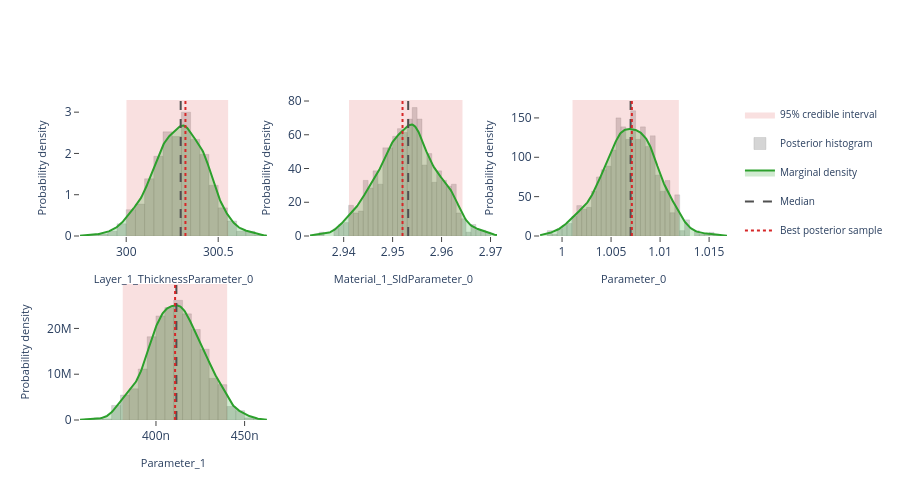

Here is the notebook cell this chart was saved with:
### Markdown cell above
## Interactive posterior plots

The next three cells render the same Plotly figures that are shown on the
Bayesian Posterior tab of the EasyReflectometryApp:

* **Marginals** — per-parameter distribution: histogram + smooth KDE marginal,
  shaded 95% credible interval, and median / best-sample lines
  (`plot_distribution` or `posterior.distribution()`)
* **Corner plot** — pairwise marginals + 2-D contours + scatter (`plot_corner`)
* **Traces** — per-chain trace + marginal histogram (`plot_trace`)

The standalone helpers are called with ``return_figure=True`` so they return a
Plotly ``Figure`` that we render in the notebook with ``fig.show()``; the
``PosteriorResults`` methods return the figure directly.

### Code cell
# ---- Marginal posterior distributions ---------------------------------------
# One panel per free parameter, each overlaying the posterior histogram, a
# smooth Gaussian-KDE marginal, the shaded 95% credible interval, and the
# median / best-sample reference lines.  Mirrors the "Marginals" sub-tab in
# the EasyReflectometryApp.

# The PosteriorResults method passes ``logp`` through automatically so the
# best posterior sample (MAP) line is drawn:
fig = posterior.distribution()
fig.show()

# Standalone equivalent (pass ``logp`` to get the best-sample line):
# fig = plot_distribution(
#     posterior.draws,
#     posterior.param_names,
#     logp=posterior.logp,
#     return_figure=True,
# )
# fig.show()

### Figure 1 — Plotly figure (JSON) as saved in the notebook; plotly's stock layout.template omitted (floating-point values rounded to 4 significant figures; data arrays with more than 128 entries replaced by an {"elided": "..."} marker saying what was removed)
{"data": [{"fill": "toself", "fillcolor": "rgba(214, 39, 40, 0.14)", "hoverinfo": "skip", "legendgroup": "95% credible interval", "line": {"color": "rgba(214, 39, 40, 0.14)", "width": 0}, "mode": "lines", "name": "95% credible interval", "showlegend": true, "type": "scatter", "x": [300.0, 300.6, 300.6, 300.0, 300.0], "xaxis": "x", "y": [0.0, 0.0, 3.295, 3.295, 0.0], "yaxis": "y"}, {"histnorm": "probability density", "hovertemplate": "sample=%{x:.4f}<br>density: %{y:.2f}<extra></extra>", "legendgroup": "histogram", "marker": {"color": "rgba(120, 120, 120, 0.38)", "line": {"color": "rgba(120, 120, 120, 0.24)", "width": 1}}, "name": "Posterior histogram", "nbinsx": 40, "opacity": 0.82, "showlegend": true, "type": "histogram", "x": {"elided": "880 float values"}, "xaxis": "x", "yaxis": "y"}, {"fill": "tozeroy", "fillcolor": "rgba(44, 160, 44, 0.22)", "hovertemplate": "Layer_1_ThicknessParameter_0: %{x:.4f}<br>density: %{y:.4f}<extra></extra>", "legendgroup": "marginal", "line": {"color": "rgb(44, 160, 44)", "width": 2}, "mode": "lines", "name": "Marginal density", "showlegend": true, "type": "scatter", "x": {"elided": "256 float values"}, "xaxis": "x", "y": {"elided": "256 float values"}, "yaxis": "y"}, {"hovertemplate": "Median: %{x:.4f}<extra></extra>", "legendgroup": "Median", "line": {"color": "rgb(80, 80, 80)", "dash": "dash", "width": 2}, "mode": "lines", "name": "Median", "showlegend": true, "type": "scatter", "x": [300.3, 300.3], "xaxis": "x", "y": [0.0, 3.295], "yaxis": "y"}, {"hovertemplate": "Best posterior sample: %{x:.4f}<extra></extra>", "legendgroup": "Best posterior sample", "line": {"color": "rgb(214, 39, 40)", "dash": "dot", "width": 2}, "mode": "lines", "name": "Best posterior sample", "showlegend": true, "type": "scatter", "x": [300.3, 300.3], "xaxis": "x", "y": [0.0, 3.295], "yaxis": "y"}, {"fill": "toself", "fillcolor": "rgba(214, 39, 40, 0.14)", "hoverinfo": "skip", "legendgroup": "95% credible interval", "line": {"color": "rgba(214, 39, 40, 0.14)", "width": 0}, "mode": "lines", "name": "95% credible interval", "showlegend": false, "type": "scatter", "x": [2.941, 2.964, 2.964, 2.941, 2.941], "xaxis": "x2", "y": [0.0, 0.0, 80.61, 80.61, 0.0], "yaxis": "y2"}, {"histnorm": "probability density", "hovertemplate": "sample=%{x:.4f}<br>density: %{y:.2f}<extra></extra>", "legendgroup": "histogram", "marker": {"color": "rgba(120, 120, 120, 0.38)", "line": {"color": "rgba(120, 120, 120, 0.24)", "width": 1}}, "name": "Posterior histogram", "nbinsx": 40, "opacity": 0.82, "showlegend": false, "type": "histogram", "x": {"elided": "880 float values"}, "xaxis": "x2", "yaxis": "y2"}, {"fill": "tozeroy", "fillcolor": "rgba(44, 160, 44, 0.22)", "hovertemplate": "Material_1_SldParameter_0: %{x:.4f}<br>density: %{y:.4f}<extra></extra>", "legendgroup": "marginal", "line": {"color": "rgb(44, 160, 44)", "width": 2}, "mode": "lines", "name": "Marginal density", "showlegend": false, "type": "scatter", "x": {"elided": "256 float values"}, "xaxis": "x2", "y": {"elided": "256 float values"}, "yaxis": "y2"}, {"hovertemplate": "Median: %{x:.4f}<extra></extra>", "legendgroup": "Median", "line": {"color": "rgb(80, 80, 80)", "dash": "dash", "width": 2}, "mode": "lines", "name": "Median", "showlegend": false, "type": "scatter", "x": [2.953, 2.953], "xaxis": "x2", "y": [0.0, 80.61], "yaxis": "y2"}, {"hovertemplate": "Best posterior sample: %{x:.4f}<extra></extra>", "legendgroup": "Best posterior sample", "line": {"color": "rgb(214, 39, 40)", "dash": "dot", "width": 2}, "mode": "lines", "name": "Best posterior sample", "showlegend": false, "type": "scatter", "x": [2.952, 2.952], "xaxis": "x2", "y": [0.0, 80.61], "yaxis": "y2"}, {"fill": "toself", "fillcolor": "rgba(214, 39, 40, 0.14)", "hoverinfo": "skip", "legendgroup": "95% credible interval", "line": {"color": "rgba(214, 39, 40, 0.14)", "width": 0}, "mode": "lines", "name": "95% credible interval", "showlegend": false, "type": "scatter", "x": [1.001, 1.012, 1.012, 1.001, 1.001], "xaxis": "x3", "y": [0.0, 0.0, 172.8, 172.8, 0.0], "yaxis": "y3"}, {"histnorm": "probability density", "hovertemplate": "sample=%{x:.4f}<br>density: %{y:.2f}<extra></extra>", "legendgroup": "histogram", "marker": {"color": "rgba(120, 120, 120, 0.38)", "line": {"color": "rgba(120, 120, 120, 0.24)", "width": 1}}, "name": "Posterior histogram", "nbinsx": 40, "opacity": 0.82, "showlegend": false, "type": "histogram", "x": {"elided": "880 float values"}, "xaxis": "x3", "yaxis": "y3"}, {"fill": "tozeroy", "fillcolor": "rgba(44, 160, 44, 0.22)", "hovertemplate": "Parameter_0: %{x:.4f}<br>density: %{y:.4f}<extra></extra>", "legendgroup": "marginal", "line": {"color": "rgb(44, 160, 44)", "width": 2}, "mode": "lines", "name": "Marginal density", "showlegend": false, "type": "scatter", "x": {"elided": "256 float values"}, "xaxis": "x3", "y": {"elided": "256 float values"}, "yaxis": "y3"}, {"hovertemplate": "Median: %{x:.4f}<extra></extra>", "legendgroup": "Median", "line": {"color": "rgb(80, 80, 80)", "dash": "dash", "width": 2}, "mode": "lines", "name": "Median", "showlegend": false, "type": "scatter", "x": [1.007, 1.007], "xaxis": "x3", "y": [0.0, 172.8], "yaxis": "y3"}, {"hovertemplate": "Best posterior sample: %{x:.4f}<extra></extra>", "legendgroup": "Best posterior sample", "line": {"color": "rgb(214, 39, 40)", "dash": "dot", "width": 2}, "mode": "lines", "name": "Best posterior sample", "showlegend": false, "type": "scatter", "x": [1.007, 1.007], "xaxis": "x3", "y": [0.0, 172.8], "yaxis": "y3"}, {"fill": "toself", "fillcolor": "rgba(214, 39, 40, 0.14)", "hoverinfo": "skip", "legendgroup": "95% credible interval", "line": {"color": "rgba(214, 39, 40, 0.14)", "width": 0}, "mode": "lines", "name": "95% credible interval", "showlegend": false, "type": "scatter", "x": [3.813e-07, 4.402e-07, 4.402e-07, 3.813e-07, 3.813e-07], "xaxis": "x4", "y": [0.0, 0.0, 29700000.0, 29700000.0, 0.0], "yaxis": "y4"}, {"histnorm": "probability density", "hovertemplate": "sample=%{x:.4f}<br>density: %{y:.2f}<extra></extra>", "legendgroup": "histogram", "marker": {"color": "rgba(120, 120, 120, 0.38)", "line": {"color": "rgba(120, 120, 120, 0.24)", "width": 1}}, "name": "Posterior histogram", "nbinsx": 40, "opacity": 0.82, "showlegend": false, "type": "histogram", "x": {"elided": "880 float values"}, "xaxis": "x4", "yaxis": "y4"}, {"fill": "tozeroy", "fillcolor": "rgba(44, 160, 44, 0.22)", "hovertemplate": "Parameter_1: %{x:.4f}<br>density: %{y:.4f}<extra></extra>", "legendgroup": "marginal", "line": {"color": "rgb(44, 160, 44)", "width": 2}, "mode": "lines", "name": "Marginal density", "showlegend": false, "type": "scatter", "x": {"elided": "256 float values"}, "xaxis": "x4", "y": {"elided": "256 float values"}, "yaxis": "y4"}, {"hovertemplate": "Median: %{x:.4f}<extra></extra>", "legendgroup": "Median", "line": {"color": "rgb(80, 80, 80)", "dash": "dash", "width": 2}, "mode": "lines", "name": "Median", "showlegend": false, "type": "scatter", "x": [4.115e-07, 4.115e-07], "xaxis": "x4", "y": [0.0, 29700000.0], "yaxis": "y4"}, {"hovertemplate": "Best posterior sample: %{x:.4f}<extra></extra>", "legendgroup": "Best posterior sample", "line": {"color": "rgb(214, 39, 40)", "dash": "dot", "width": 2}, "mode": "lines", "name": "Best posterior sample", "showlegend": false, "type": "scatter", "x": [4.108e-07, 4.108e-07], "xaxis": "x4", "y": [0.0, 29700000.0], "yaxis": "y4"}], "layout": {"barmode": "overlay", "height": 500, "legend": {"font": {"size": 10}}, "plot_bgcolor": "white", "showlegend": true, "xaxis": {"anchor": "y", "domain": [0.0, 0.2889], "range": [299.7, 300.8], "showgrid": false, "ticks": "outside", "title": {"font": {"size": 11}, "text": "Layer_1_ThicknessParameter_0"}, "zeroline": false}, "xaxis2": {"anchor": "y2", "domain": [0.3556, 0.6444], "range": [2.933, 2.971], "showgrid": false, "ticks": "outside", "title": {"font": {"size": 11}, "text": "Material_1_SldParameter_0"}, "zeroline": false}, "xaxis3": {"anchor": "y3", "domain": [0.7111, 1.0], "range": [0.9978, 1.017], "showgrid": false, "ticks": "outside", "title": {"font": {"size": 11}, "text": "Parameter_0"}, "zeroline": false}, "xaxis4": {"anchor": "y4", "domain": [0.0, 0.2889], "range": [3.571e-07, 4.626e-07], "showgrid": false, "ticks": "outside", "title": {"font": {"size": 11}, "text": "Parameter_1"}, "zeroline": false}, "xaxis5": {"anchor": "y5", "domain": [0.3556, 0.6444], "showgrid": false, "ticks": "outside", "zeroline": false}, "xaxis6": {"anchor": "y6", "domain": [0.7111, 1.0], "showgrid": false, "ticks": "outside", "zeroline": false}, "yaxis": {"anchor": "x", "domain": [0.575, 1.0], "range": [0.0, 3.295], "showgrid": false, "ticks": "outside", "title": {"font": {"size": 11}, "text": "Probability density"}, "zeroline": false}, "yaxis2": {"anchor": "x2", "domain": [0.575, 1.0], "range": [0.0, 80.61], "showgrid": false, "ticks": "outside", "title": {"font": {"size": 11}, "text": "Probability density"}, "zeroline": false}, "yaxis3": {"anchor": "x3", "domain": [0.575, 1.0], "range": [0.0, 172.8], "showgrid": false, "ticks": "outside", "title": {"font": {"size": 11}, "text": "Probability density"}, "zeroline": false}, "yaxis4": {"anchor": "x4", "domain": [0.0, 0.425], "range": [0.0, 29700000.0], "showgrid": false, "ticks": "outside", "title": {"font": {"size": 11}, "text": "Probability density"}, "zeroline": false}, "yaxis5": {"anchor": "x5", "domain": [0.0, 0.425], "showgrid": false, "ticks": "outside", "zeroline": false}, "yaxis6": {"anchor": "x6", "domain": [0.0, 0.425], "showgrid": false, "ticks": "outside", "zeroline": false}}}
